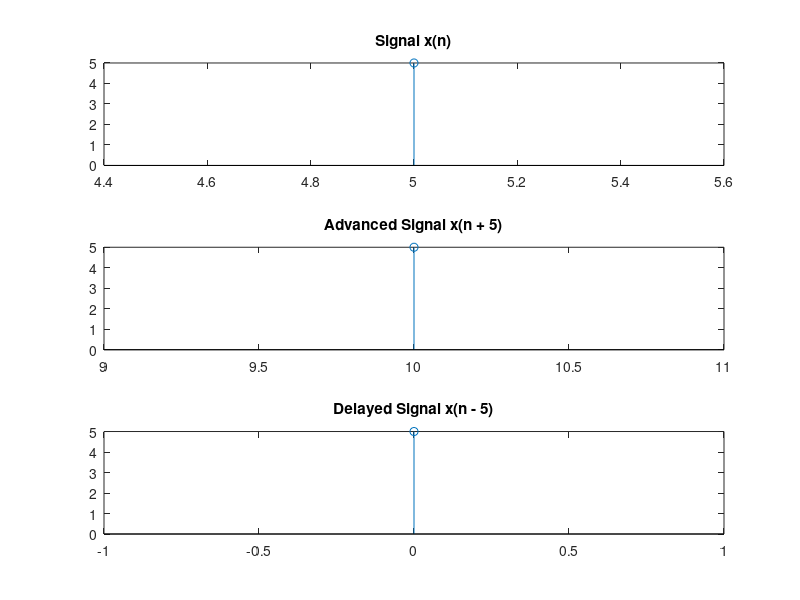

Write the MATLAB code that produced this figure.
clc
clear all
close all

na = input('Enter the  amount to be delayed : ')
nd = input('Enter the amount to be advanced : ')

xl = input('Enter the  left limit : ')
xr = input('Enter the right limit : ')

x = xl : 1 : xr

y = input('Enter the Sequence : ')

subplot( 3, 1, 1 )
stem( x, y )
title('Signal x(n)')

xa = x + na

subplot( 3, 1, 2 )
stem( xa, y )
title(['Advanced Signal x(n + ' int2str(na) ')'])

xd = x - nd

subplot( 3, 1, 3 )
stem( xd, y )
title(['Delayed Signal x(n - ' int2str(nd) ')'])
